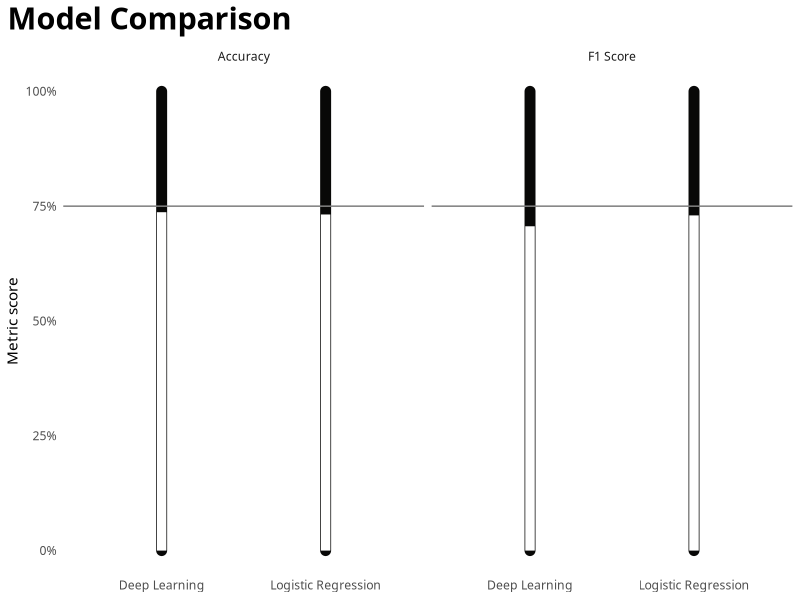

Reproduce this figure in R.
library(tidyverse)

tibble(
  algo = c("Logistic Regression", "Deep Learning"),
  Accuracy = c(73.19, 73.68),
  `F1 Score` = c(72.99, 70.62)
) %>%
  pivot_longer(cols = -algo) %>%
  ggplot(aes(value, algo)) +
  geom_segment(
    aes(
      y = algo,
      yend = algo,
      x = 0,
      xend = 100
    ),
    lineend = "round",
    lwd = 3.7,
    col = "#080807"
  ) +
  geom_segment(aes(
    y = algo,
    yend = algo,
    x = 0,
    xend = value
  ),
  col = "white",
  lwd = 3.2) +
  facet_wrap(~ name) +
  labs(title = "Model Comparison",
       y = NULL,
       x = "Metric score") +
  geom_vline(xintercept = 75, col = "grey50") +
  scale_x_continuous(labels = scales::percent_format(scale = 1)) +
  theme_minimal() +
  theme(
    panel.grid = element_blank(),
    panel.background = element_blank(),
    plot.title.position = "plot",
    plot.title = element_text(face = "bold", size = 22),
    text = element_text(family = "Chakra Petch")
  ) +
  coord_flip()
